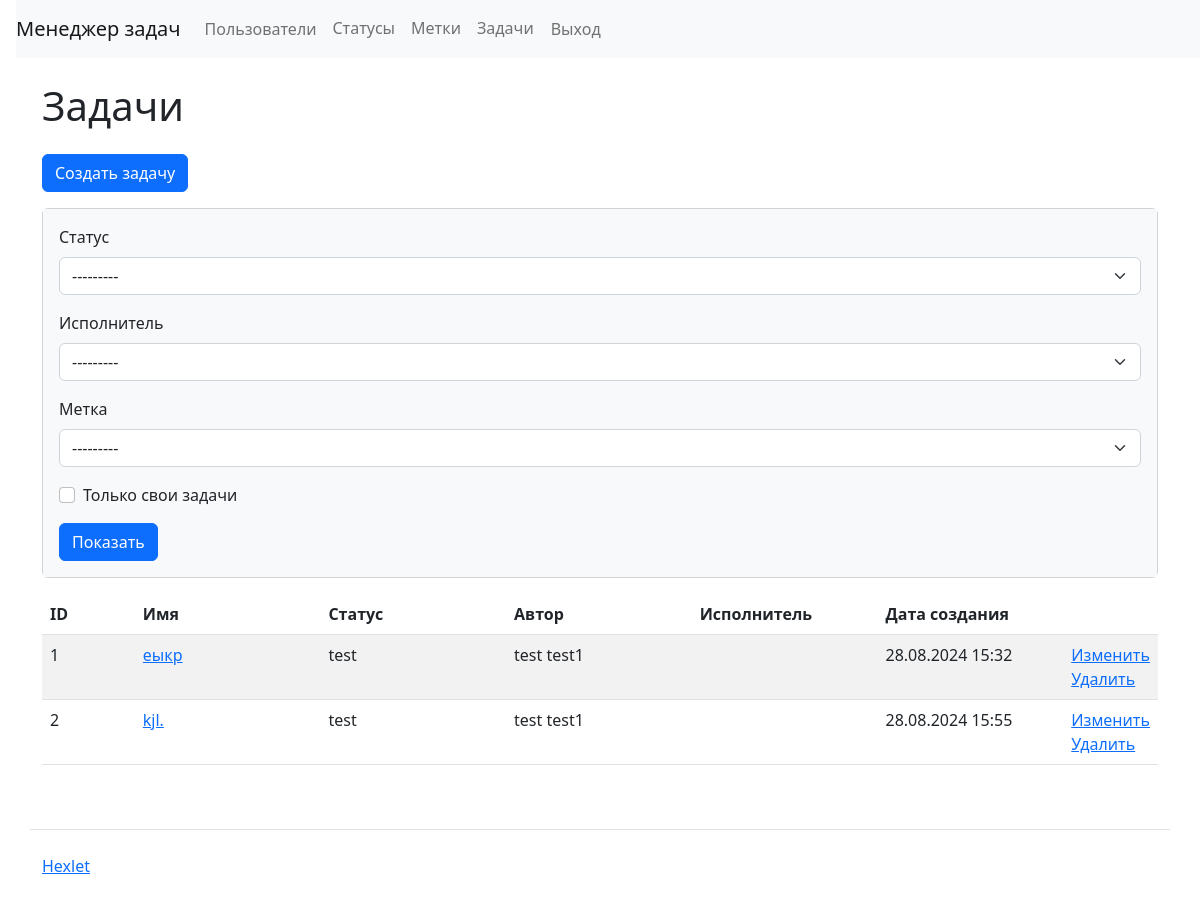
The app's page /tasks/ (signed in) with its own data.
### task_manager/statuses/models.py (models this page shows)
class Status(models.Model):
    name = models.CharField(max_length=150, unique=True)
    created_at = models.DateTimeField(auto_now_add=True)
    updated_at = models.DateTimeField(auto_now=True)
    def __str__(self):
        return self.name

### task_manager/users/models.py (models this page shows)
class CustomUser(AbstractUser, PermissionsMixin):
    USERNAME_FIELD = 'username'
    REQUIRED_FIELDS = ['first_name', 'last_name', 'password']
    def __str__(self):
        return self.get_full_name()
    created_at = models.DateTimeField(auto_now_add=True)

### task_manager/labels/models.py (models this page shows)
class Label(Model):
    name = models.CharField(max_length=150, unique=True)
    created_at = models.DateTimeField(auto_now_add=True)
    updated_at = models.DateTimeField(auto_now=True)
    def __str__(self):
        return self.name

### task_manager/tasks/models.py (models this page shows, shortened)
class Task(models.Model):
    author = models.ForeignKey(CustomUser,
                               on_delete=models.PROTECT,
                               related_name='created_tasks',
                               verbose_name=_('Author'),
                               )
    executor = models.ForeignKey(CustomUser,
                                 null=True,
                                 blank=True,
                                 on_delete=models.PROTECT,
                                 related_name='executed_tasks',
                                 verbose_name=_('Executor'),
                                 )
    name = models.CharField(max_length=255,
                            verbose_name=_('Name'), )
    description = models.TextField(blank=True,
                                   verbose_name=_('Description'), )
    status = models.ForeignKey(Status, on_delete=models.PROTECT,
                               related_name='tasks',
                               verbose_name=_('Status'), )
    labels = models.ManyToManyField(Label,
                                    through='TaskLabel',
                                    related_name='tasks',
                                    blank=True,
                                    verbose_name=_('Labels'), )
    created_at = models.DateTimeField(auto_now_add=True)

### task_manager/tasks/views.py (the view)
# urls.py: path('', TaskListView.as_view(), name='tasks'),
class TaskListView(AuthRequiredMixin, FilterView):
    model = Task
    template_name = 'tasks/task_list.html'
    context_object_name = 'tasks'
    filterset_class = TaskFilter

### task_manager/tools.py (called while the page is built)
    def dispatch(self, request, *args, **kwargs):
        if not request.user.is_authenticated:
            messages.error(
                request, _("You are not logged in! Please sign in."),
                extra_tags='danger')
            return redirect('login')
        return super().dispatch(request, *args, **kwargs)

### task_manager/templates/tasks/task_list.html (shortened to what this page needs)
{% extends "main.html" %}
{% load i18n %}
{% block content %}
<div class="container wrapper flex-grow-1">
      <h1 class="my-4">
{% trans "Tasks" %}
      </h1>
<a href="{% url 'tasks:task_create' %}" class="btn btn-primary mb-3">{% trans "Create task" %}</a>
       <div class="card mb-3">
  <div class="card-body bg-light">
<form class="form-inline center" method="get" action="">
{% for field in filter.form %}
    <div class="mb-3">
        {% if field.name == 'self_tasks' %}
        <div class="form-check">
            <input
                id="{{ field.auto_id }}"
                name="{{ field.name }}"
                type="checkbox"
                class="form-check-input mr-3"
            >
            <label for="{{ field.auto_id }}" class="form-check-label">{% trans "My tasks only" %}</label>
        </div>
        {% else %}
        <label class="form-label" for="{{ field.auto_id }}">{{ field.label }}</label>
        <select
            name="{{ field.name }}"
            class="form-select ml-2 mr-3"
            id="{{ field.auto_id }}"
            >
      {% for choice in field.field.choices %}
    {% if field.value|stringformat:"s" == choice.0|stringformat:"s" %}
        <option value="{{ choice.0 }}" selected>{{ choice.1 }}</option>
    {% else %}
        <option value="{{ choice.0 }}">{{ choice.1 }}</option>
    {% endif %}
{% endfor %}
        </select>
        {% endif %}
    </div>
{% endfor %}
<button type="submit" class="btn btn-primary">{% trans "Show" %}</button>
</form>
  </div>
</div>
<table class="table table-striped">
<thead>
  <tr>
    <th class="col-1">ID</th>
    <th class="col-2 wide-column">{% trans "Name" %}</th>
      <th class="col-2 wide-column">{% trans "Status" %}</th>
      <th class="col-2 wide-column">{% trans "Author" %}</th>
      <th class="col-2 wide-column">{% trans "Executor" %}</th>
    <th class="col-2">{% trans "Created at" %}</th>
    <th class="col-1"></th>
  </tr>
</thead>
  <tbody>
    {% for task in tasks %}
      <tr>
        <td>{{ task.id }}</td>
        <td><a href="{% url 'tasks:task_info' task.pk %}">{{ task.name }}</a></td>
          <td>{{ task.status }}</td>
         <td> {{ task.author.first_name }} {{ task.author.last_name }}</td>
         <td> {{ task.executor.first_name }} {{ task.executor.last_name }}</td>
        <td>{{ task.created_at|date:"d.m.Y H:i" }}</td>
        <td>
          <a href="{% url 'tasks:task_update' task.id %}">{% trans "Edit" %}</a>
          <br>
           <a href="{% url 'tasks:task_delete' task.id %}">{% trans "Delete" %}</a>
        </td>
      </tr>
   {% endfor %}
        </tbody>
</table>
    </div>
{% endblock %}

### task_manager/templates/main.html (shortened to what this page needs)
{% load i18n %}
<!DOCTYPE html>
<html lang="ru-ru">
  <head>
    <link href="https://cdn.jsdelivr.net/npm/bootstrap@5.2.3/dist/css/bootstrap.min.css" rel="stylesheet">
  </head>
  <body class="d-flex flex-column min-vh-100">
    <nav class="navbar navbar-expand-lg navbar-light bg-light ms-3">
      <a class="navbar-brand" href="/">{% trans 'Task Manager' %}</a>
      <div class="collapse navbar-collapse" id="navbarToggleExternalContent">
        <ul class="navbar-nav mr-auto">
          <li class="nav-item">
            <a class="nav-link" href="{% url 'users:users' %}">{% trans 'Users' %}</a>
          </li>
        </ul>
        <ul class="navbar-nav">
            {% if request.user.is_authenticated %}
            <li class="nav-item">
              <a class="nav-link" href="{% url 'statuses:statuses' %}">{% trans "Statuses" %}</a>
            </li>
            <li class="nav-item">
              <a class="nav-link" href="{% url 'labels:labels' %}">{% trans "Labels" %}</a>
            </li>
            <li class="nav-item">
              <a class="nav-link" href="{% url 'tasks:tasks' %}">{% trans "Tasks" %}</a>
            </li>
<form action="/logout/" method="post">
    <input class="btn nav-link" type="submit" value={% trans "Logout" %}>
</form>
            {% endif %}
        </ul>
      </div>
    </nav>
  {% block content %}
  {% endblock %}
     <footer class="mt-auto">
      <div class="container my-5 pt-4 border-top">
        <a target="_blank" href="https://ru.hexlet.io">{% trans "Hexlet" %}</a>
      </div>
    </footer>
  </body>
</html>

### records on screen
Status: status "---------"
CustomUser: executor "---------"
Label: labels "---------"
Task: id "1", name "еыкр", status "test", author.first_name "test", author.last_name "test1", created_at "28.08.2024 15:32"
Task: id "2", name "kjl.", status "test", author.first_name "test", author.last_name "test1", created_at "28.08.2024 15:55"

### other values on screen
{{ field.label }} "Статус" "Исполнитель" "Метка"
